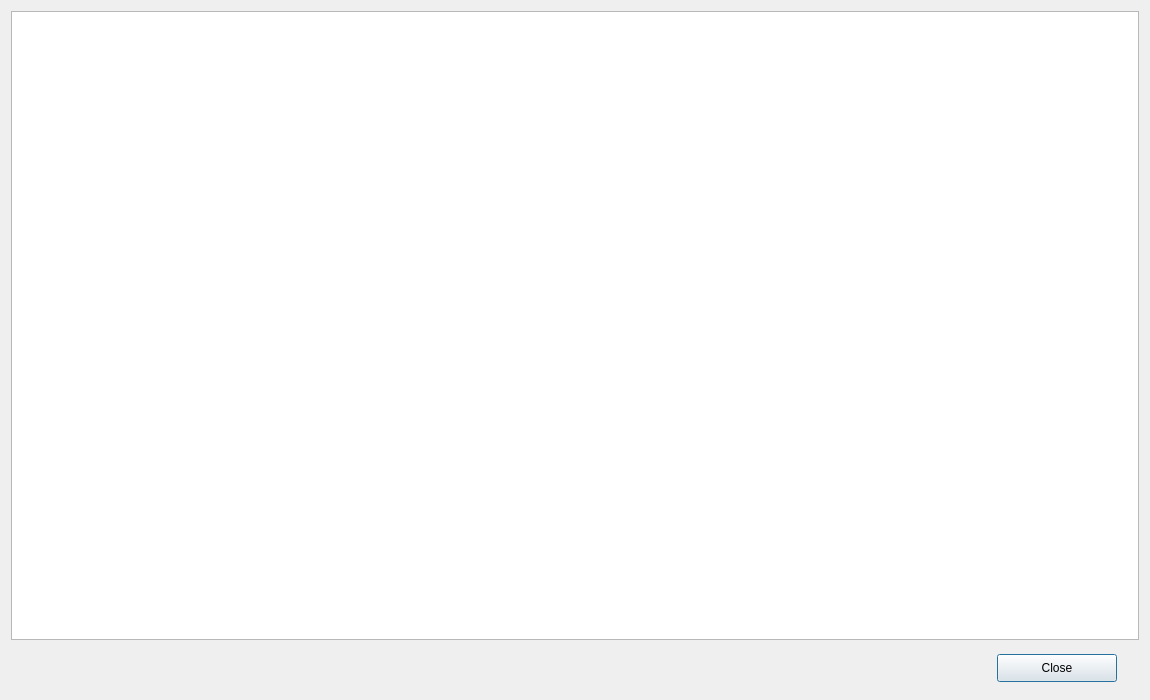
<?xml version="1.0" encoding="UTF-8"?>
<ui version="4.0">
 <class>MessagesDialog</class>
 <widget class="QDialog" name="MessagesDialog">
  <property name="geometry">
   <rect>
    <x>0</x>
    <y>0</y>
    <width>1148</width>
    <height>700</height>
   </rect>
  </property>
  <property name="windowTitle">
   <string>Messages</string>
  </property>
  <layout class="QGridLayout" name="gridLayout">
   <item row="0" column="0">
    <layout class="QVBoxLayout" name="verticalLayout">
     <item>
      <widget class="QTableView" name="messageView">
       <attribute name="horizontalHeaderHighlightSections">
        <bool>false</bool>
       </attribute>
       <attribute name="verticalHeaderMinimumSectionSize">
        <number>28</number>
       </attribute>
       <attribute name="verticalHeaderDefaultSectionSize">
        <number>28</number>
       </attribute>
       <attribute name="verticalHeaderHighlightSections">
        <bool>false</bool>
       </attribute>
      </widget>
     </item>
     <item>
      <layout class="QHBoxLayout" name="horizontalLayout">
       <property name="leftMargin">
        <number>986</number>
       </property>
       <property name="topMargin">
        <number>8</number>
       </property>
       <property name="rightMargin">
        <number>22</number>
       </property>
       <property name="bottomMargin">
        <number>7</number>
       </property>
       <item>
        <widget class="QPushButton" name="btnClose_">
         <property name="minimumSize">
          <size>
           <width>120</width>
           <height>28</height>
          </size>
         </property>
         <property name="text">
          <string>Close</string>
         </property>
        </widget>
       </item>
      </layout>
     </item>
    </layout>
   </item>
  </layout>
 </widget>
 <resources/>
 <connections/>
</ui>
